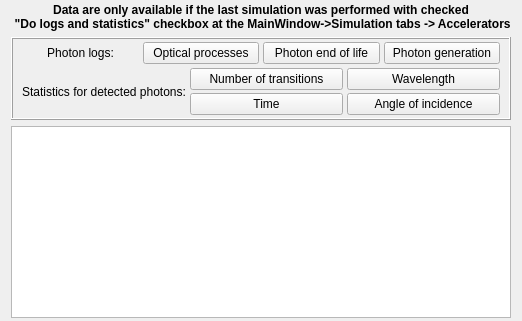
      <widget class="QWidget" name="tabPhotonLog">
       <attribute name="title">
        <string>Photon log</string>
       </attribute>
       <layout class="QVBoxLayout" name="verticalLayout_11">
        <property name="topMargin">
         <number>3</number>
        </property>
        <property name="bottomMargin">
         <number>3</number>
        </property>
        <item>
         <widget class="QLabel" name="label_6">
          <property name="font">
           <font>
            <weight>75</weight>
            <bold>true</bold>
           </font>
          </property>
          <property name="text">
           <string>Data are only available if the last simulation was performed with checked
 &quot;Do logs and statistics&quot; checkbox at the MainWindow-&gt;Simulation tabs -&gt; Accelerators</string>
          </property>
          <property name="alignment">
           <set>Qt::AlignCenter</set>
          </property>
         </widget>
        </item>
        <item>
         <widget class="QFrame" name="frame_2">
          <property name="frameShape">
           <enum>QFrame::Box</enum>
          </property>
          <property name="frameShadow">
           <enum>QFrame::Raised</enum>
          </property>
          <layout class="QVBoxLayout" name="verticalLayout_13">
           <property name="spacing">
            <number>4</number>
           </property>
           <property name="topMargin">
            <number>3</number>
           </property>
           <property name="bottomMargin">
            <number>3</number>
           </property>
           <item>
            <layout class="QHBoxLayout" name="horizontalLayout_8">
             <item>
              <widget class="QLabel" name="label_13">
               <property name="text">
                <string>Photon logs:</string>
               </property>
               <property name="alignment">
                <set>Qt::AlignCenter</set>
               </property>
              </widget>
             </item>
             <item>
              <widget class="QPushButton" name="pbShowPhotonProcessesLog">
               <property name="text">
                <string>Optical processes</string>
               </property>
              </widget>
             </item>
             <item>
              <widget class="QPushButton" name="pbShowPhotonLossLog">
               <property name="text">
                <string>Photon end of life</string>
               </property>
              </widget>
             </item>
             <item>
              <widget class="QPushButton" name="pbShowPhotonLog">
               <property name="text">
                <string>Photon generation</string>
               </property>
              </widget>
             </item>
            </layout>
           </item>
           <item>
            <layout class="QHBoxLayout" name="horizontalLayout_9">
             <item>
              <widget class="QLabel" name="label_9">
               <property name="text">
                <string>Statistics for detected photons:</string>
               </property>
               <property name="alignment">
                <set>Qt::AlignCenter</set>
               </property>
              </widget>
             </item>
             <item>
              <layout class="QVBoxLayout" name="verticalLayout_6">
               <property name="spacing">
                <number>3</number>
               </property>
               <item>
                <widget class="QPushButton" name="pbNumTransitionsSpectrum">
                 <property name="text">
                  <string>Number of transitions</string>
                 </property>
                </widget>
               </item>
               <item>
                <widget class="QPushButton" name="pbTimeSpectrum">
                 <property name="toolTip">
                  <string>Requires time-resolved simulation</string>
                 </property>
                 <property name="text">
                  <string>Time</string>
                 </property>
                </widget>
               </item>
              </layout>
             </item>
             <item>
              <layout class="QVBoxLayout" name="verticalLayout_12">
               <property name="spacing">
                <number>3</number>
               </property>
               <item>
                <widget class="QPushButton" name="pbWaveSpectrum">
                 <property name="toolTip">
                  <string>Requires wavelength-resolved simulation</string>
                 </property>
                 <property name="text">
                  <string>Wavelength</string>
                 </property>
                </widget>
               </item>
               <item>
                <widget class="QPushButton" name="pbAngleSpectrum">
                 <property name="toolTip">
                  <string>Requires angle-resolved simulation</string>
                 </property>
                 <property name="text">
                  <string>Angle of incidence</string>
                 </property>
                </widget>
               </item>
              </layout>
             </item>
            </layout>
           </item>
          </layout>
         </widget>
        </item>
        <item>
         <widget class="QPlainTextEdit" name="pteOut"/>
        </item>
       </layout>
      </widget>
